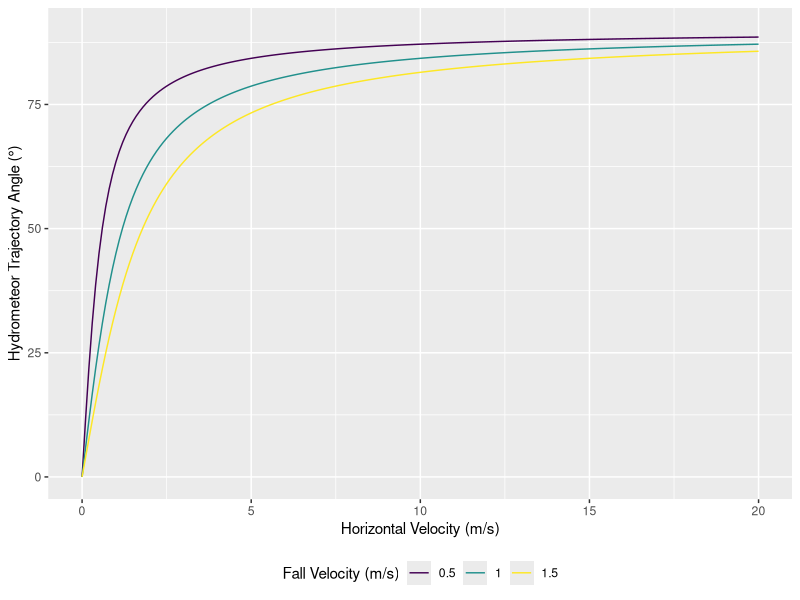
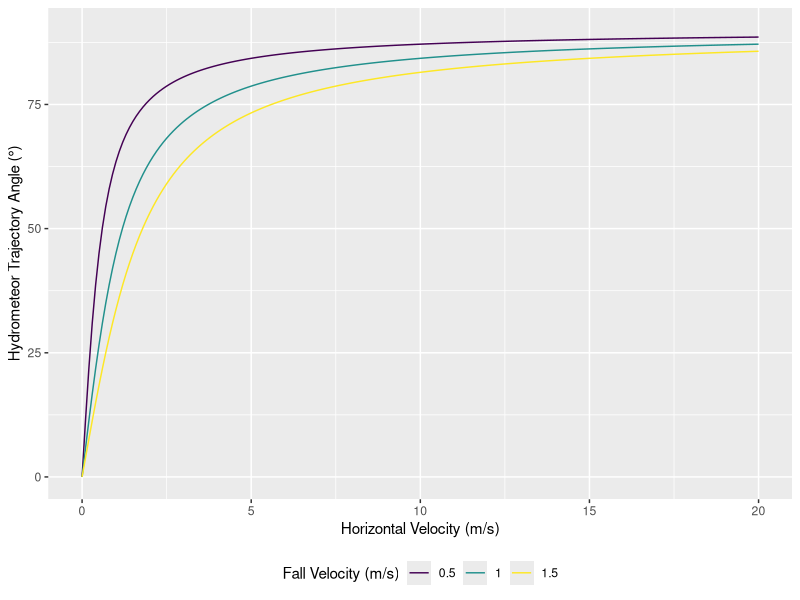

R code for these plots, in order:
library(tidyverse)

mcn_lab <- 'Mean Contact Number (-)'
ws_lab <- 'Wind Speed (m/s)'
traj_lab <- 'Hydrometeor Trajectory Angle (°)'
ip_lab <- 'Interception Efficiency (-)'

# returns I/P given calibrated parameters
mcn_to_ip <- function(mcn, j, k){
  ip <- k * log(mcn) + j
  return(ip)
}

traj_angle_to_mcn <- function(traj_angle, a, b){
  zenith_angle <- traj_angle + 90
  mcn <- a * exp(b*zenith_angle)
  return(mcn)
}

# returns angle in degrees from zenith
traj_angle_deg <- function(wind_speed, velocity){
  slope <- wind_speed/velocity
  angle_deg <- atan(slope) * 180 / pi

  return(angle_deg)
}

wind_speed <- seq(0,20, 0.1)
hm_velocity <- seq(0.5, 1.5, by = 0.5)
# coefs below are from lidar-processing/voxrs/scripts/03
a <- 1.01824 # cal across all plots
b <- 0.03984 # cal across all plots
k <- 0.04096 # cal on PWL SW
j <- 0.36786 # cal on PWL SW

# Plot wind vs trajectory angle

ta_u_hm_vel_df <- expand_grid(wind_speed, hm_velocity)

ta_u_hm_vel_df$traj_angle_deg_vect <-
  traj_angle_deg(ta_u_hm_vel_df$wind_speed, ta_u_hm_vel_df$hm_velocity)

ggplot(
  ta_u_hm_vel_df |>
    mutate(hm_velocity = as.character(hm_velocity)),
  aes(
    wind_speed,
    traj_angle_deg_vect,
    colour = hm_velocity,
    group = hm_velocity
  )
) +
  geom_line() +
  ylab(traj_lab) +
  xlab('Horizontal Velocity (m/s)') +
  ylim(c(0, 90)) +
  scale_color_viridis_d(name = 'Fall Velocity (m/s)') +
  theme(legend.position = 'bottom')

ggsave('figs/examples/wind_speed_vs_traj_angle.png', device = png,
      width = 4, height = 4)

# Plot trajectory angle vs mean contact number

# mcn_df <- data.frame(
#   wind_speed,
#   traj_angle_deg_vect = ta_u_hm_vel_df$traj_angle_deg_vect,
#   mcn = traj_angle_to_mcn(ta_u_hm_vel_df$traj_angle_deg_vect, a, b)
# )
#
# ggplot(mcn_df,
#        aes(traj_angle_deg_vect, mcn)) +
#   geom_line() +
#   ylab(mcn_lab) +
#   xlab(traj_lab) +
#   xlim(c(-90, 0))
#
# ggsave(paste0('figs/examples/traj_angle_vs_contact_number.png'), device = png,
#        width = 6, height = 5)
#
# ggplot(mcn_df,
#        aes(wind_speed, mcn)) +
#   geom_line() +
#   ylab(mcn_lab) +
#   xlab(ws_lab)
#
# ggsave(paste0('figs/examples/wind_speed_vs_contact_number.png'), device = png,
#        width = 6, height = 5)

# Plot I/P vs wind

# ip_df <- mcn_df |>
#   mutate(`I/P` = mcn_to_ip(mcn, j, k))
#
# ggplot(ip_df, aes(mcn, `I/P`)) +
#   geom_line()  +
#   ylab(ip_lab) +
#   xlab(mcn_lab)
#
# ggsave(paste0('figs/examples/contact_number_vs_ip.png'), device = png,
#        width = 6, height = 5)
#
# ggplot(ip_df, aes(wind_speed, `I/P`)) +
#   geom_line()+
#   ylab(ip_lab) +
#   xlab(ws_lab)
#
# ggsave(paste0('figs/examples/wind_speed_vs_ip.png'), device = png,
#        width = 6, height = 5)
